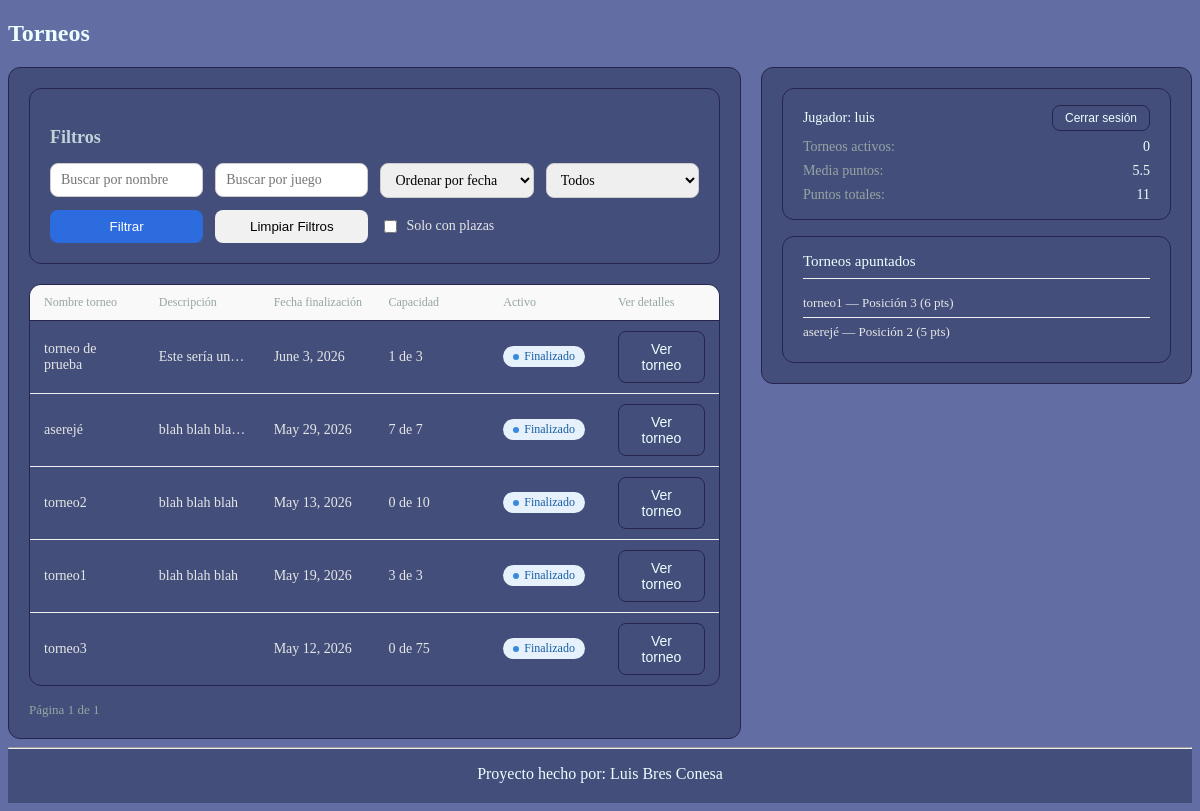
/torneos/lista_torneos/ (signed in), run on the app's committed database.
### torneos/models.py (models this page shows, shortened)
class Torneo(models.Model):
    nombre = models.CharField(max_length=100)               # Nombre del torneo
    juego = models.CharField(max_length=50)                 # Juego o disciplina del torneo
    descripcion = models.TextField(blank=True)              # Descripción del torneo
    fecha_inicio = models.DateField()                       # Fecha de inicio del torneo
    fecha_fin = models.DateField()                          # Fecha de finalización del torneo
    max_jugadores = models.PositiveIntegerField()           # Número máximo de jugadores permitidos
    jugadores = models.ManyToManyField(Jugador, blank=True) # Jugadores inscritos en el torneo
    activo = models.BooleanField(default=False)             # Indica si el torneo está activo
    def fin_torneo(self):
        ha_terminado = self.fecha_fin < date.today()
        if ha_terminado and self.activo:
            self.activo = False
            self.save()
        return ha_terminado

### usuarios/models.py (models this page shows, shortened)
class Usuario(AbstractUser):
    ROLE_CHOICES = [
        ('jugador', 'Jugador'),
        ('organizador', 'Organizador'),
    ]
    email = models.EmailField(unique=True)                      # Correo electrónico del usuario, debe ser único
    role = models.CharField(max_length=20,
                            choices=ROLE_CHOICES,
                            default='jugador')                  # Rol del usuario, puede ser jugador u organizador. Por defecto es jugador.
    USERNAME_FIELD = 'email'
    REQUIRED_FIELDS = ['username']

### resultados/models.py (models this page shows, shortened)
class Resultado(models.Model):
    jugador = models.ForeignKey(Jugador,
                                on_delete=models.CASCADE,
                                related_name="resultados")  # Jugador al que corresponde el resultado
    torneo = models.ForeignKey(Torneo,
                               on_delete=models.CASCADE,
                               related_name="resultados",
                               null=True,
                               blank=True)  # Torneo en el que el jugador obtuvo esta puntuación
    posicion = models.PositiveIntegerField(default=0)                # Posición del jugador
    puntos = models.PositiveIntegerField(default=0)                  # Puntos obtenidos por el jugador
    class Meta:
        unique_together = ('jugador', 'torneo')  # Un jugador solo puede tener un resultado por torneo

### torneos/views.py (the view)
# urls.py: path('lista_torneos/', TorneoListView.as_view(), name='lista_torneos'),  # URL para listar los torneos
class TorneoListView(LoginRequiredMixin, ListView):
    model = Torneo
    template_name = 'torneos/torneo_list.html'
    context_object_name = 'torneos'
    paginate_by = 10  # Número de torneos por página
    def get_queryset(self):
        qs = Torneo.objects.all().order_by('-activo', '-fecha_inicio')  # Ordenamos los torneos por fecha de inicio, los más recientes primero y si están activos
        form = BuscarTorneo_Form(self.request.GET)
        if form.is_valid():
            nombre = form.cleaned_data.get('nombre')
            juego = form.cleaned_data.get('juego')
            activo = form.cleaned_data.get('activo')
            orden_fecha = form.cleaned_data.get('orden_fecha')
            con_plazas = form.cleaned_data.get('con_plazas')
            if nombre:
                qs = qs.filter(nombre__icontains=nombre)
            if juego:
                qs = qs.filter(juego__icontains=juego)
            if activo != '':
                qs = qs.filter(activo=activo == '1')
            if orden_fecha == 'asc':
                qs = qs.order_by('fecha_inicio')
            elif orden_fecha == 'desc':
                qs = qs.order_by('-fecha_inicio')
            if con_plazas:
                qs = qs.annotate(
                    total_jugadores=Count('jugadores')
                ).filter(
                    total_jugadores__lt=F('max_jugadores')
                )
        return qs
    def get_context_data(self, **kwargs):
        context = super().get_context_data(**kwargs)
        user = self.request.user
        if user.role == "jugador":
            resultados = Resultado.objects.filter(jugador=user)
            context["torneos_activos"] = resultados.filter(torneo__activo=True).count()
            context["puntos_totales"] = sum(r.puntos for r in resultados)
            context["media_puntos"] = (
                context["puntos_totales"] / resultados.count()
                if resultados.exists() else 0
            )
            context["resultados_usuario"] = resultados.select_related("torneo")
        return context

### templates/torneos/torneo_list.html (shortened to what this page needs)
{% extends "base.html" %}
{% block content %}
    <h2 class="titulo">Torneos</h2>
    <div class="grid-2col">
        <div class="col-izquierda">
            <div class="filtros">
                <h3 class="subtitulo">Filtros</h3>
                <form method="get" class="filtros-torneos">
                    <input type="text" name="nombre" placeholder="Buscar por nombre" value="{{ request.GET.nombre }}">
                    <input type="text" name="juego" placeholder="Buscar por juego" value="{{ request.GET.juego }}">
                    <select name="orden_fecha">
                        <option value=""> Ordenar por fecha </option>
                    </select>
                    <select name="activo">
                        <option value="">Todos</option>
                    </select>
                    <button type="submit" >Filtrar</button>
                    <button type="button" onclick="window.location.href='{% url 'lista_torneos' %}'">Limpiar Filtros</button>
                    <label class="checkbox">
                        <input type="checkbox" name="con_plazas" value="1" {% if request.GET.con_plazas %} checked {% endif %}> Solo con plazas
                    </label>
                </form>
            </div>
            <div class="tabla-wrapper">
                {% if torneos %}
                    <table class="tabla">
                        <thead>
                            <tr>
                                <th>Nombre torneo</th>
                                <th>Descripción</th>
                                <th>Fecha finalización</th>
                                <th>Capacidad</th>
                                <th>Activo</th>
                                <th>Ver detalles</th>
                            </tr>
                        </thead>
                        <tbody>
                            {% for torneo in torneos %}
                            <tr>
                                <td>{{ torneo.nombre }}</td>
                                <td class="col-descripcion" title="{{ torneo.descripcion }}">{{ torneo.descripcion }}</td>
                                <td>{{ torneo.fecha_fin }}</td>
                                <td>{{ torneo.jugadores.count }}  de  {{ torneo.max_jugadores }}</td>
                                <td>
                                    {% if torneo.fin_torneo %}
                                        <span class="badge badge-finalizado"><span class="badge-dot"></span>Finalizado</span>
                                    {% elif torneo.activo %}
                                        <span class="badge badge-activo"><span class="badge-dot"></span>Activo</span>
                                    {% else %}
                                        <span class="badge badge-inactivo"><span class="badge-dot"></span>Inactivo</span>
                                    {% endif %}
                                </td>
                                <td>
                                    <button class="btn-secundario" onclick="location.href='{% url 'detalle_torneo' torneo.id %}'">Ver torneo</button>
                                </td>
                            </tr>
                            {% endfor %}
                        </tbody>
                    </table>
                {% else %}
                    <p>No hay torneos disponibles.</p>
                {% endif %}
            </div>
            <div class="paginacion">
                <span>
                    Página {{ page_obj.number }} de {{ page_obj.paginator.num_pages }}
                </span>
            </div>
        </div>
        <div class="col-derecha">
            <div class="panel-info">
                {% if user.role == 'organizador' %}
                    <p>Organizador: {{ user.username }} <button class="btn-secundario" onclick="location.href='{% url 'logout' %}'">Cerrar sesión</button></p>
                    <button class="btn-primario" onclick="location.href='{% url 'crear_torneo' %}'">
                        Crear torneo
                    </button>
                {% else %}
                    <p>Jugador: {{ user.username }} <button class="btn-secundario" onclick="location.href='{% url 'logout' %}'">Cerrar sesión</button></p>
                    <p><strong>Torneos activos:</strong> {{ torneos_activos }}</p>
                    <p><strong>Media puntos:</strong> {{ media_puntos }}</p>
                    <p><strong>Puntos totales:</strong> {{ puntos_totales }}</p>
                {% endif %}
            </div>
            {% if user.role == 'jugador' %}
                <div class="panel-torneos-usuario">
                    <h3>Torneos apuntados</h3>
                    {% for r in resultados_usuario %}
                        <p>
                            {{ r.torneo.nombre }} — Posición {{ r.posicion }} ({{ r.puntos }} pts)
                        </p>
                    {% empty %}
                        <p>No estás en ningún torneo.</p>
                    {% endfor %}
                </div>
            {% endif %}
        </div>
    </div>
{% endblock %}

### data on the page
Torneo: nombre "torneo de prueba", descripcion "Este sería un…", fecha_fin "June 3, 2026", jugadores.count "1", max_jugadores "3", activo "Finalizado"
Torneo: nombre "aserejé", descripcion "blah blah bla…", fecha_fin "May 29, 2026", jugadores.count "7", max_jugadores "7", activo "Finalizado"
Torneo: nombre "torneo2", descripcion "blah blah blah", fecha_fin "May 13, 2026", jugadores.count "0", max_jugadores "10", activo "Finalizado"
Torneo: nombre "torneo1", descripcion "blah blah blah", fecha_fin "May 19, 2026", jugadores.count "3", max_jugadores "3", activo "Finalizado"
Torneo: nombre "torneo3", fecha_fin "May 12, 2026", jugadores.count "0", max_jugadores "75", activo "Finalizado"
Usuario: username "luis"
Resultado: torneo.nombre "torneo1", posicion "3", puntos "6"
Resultado: torneo.nombre "aserejé", posicion "2", puntos "5"

### other printed values
{{ page_obj.number }} "1"
{{ page_obj.paginator.num_pages }} "1"
{{ torneos_activos }} "0"
{{ media_puntos }} "5.5"
{{ puntos_totales }} "11"
